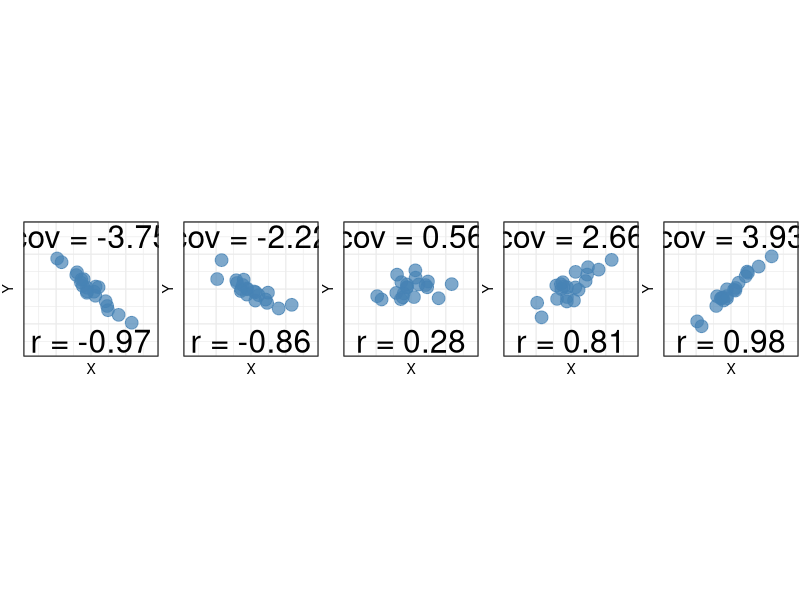
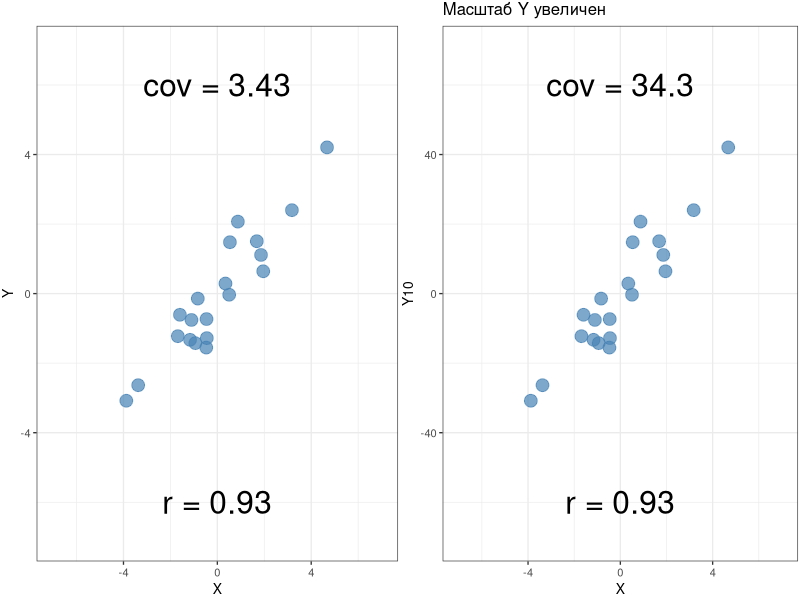
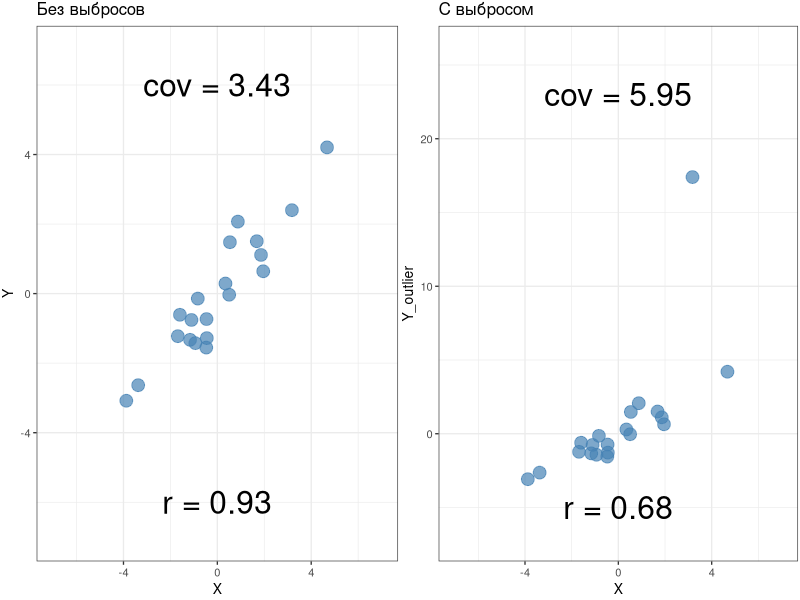
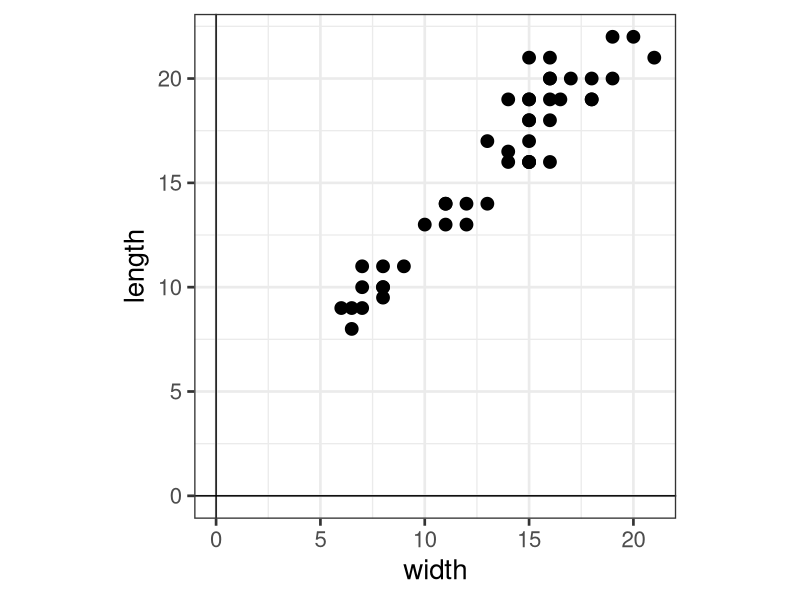
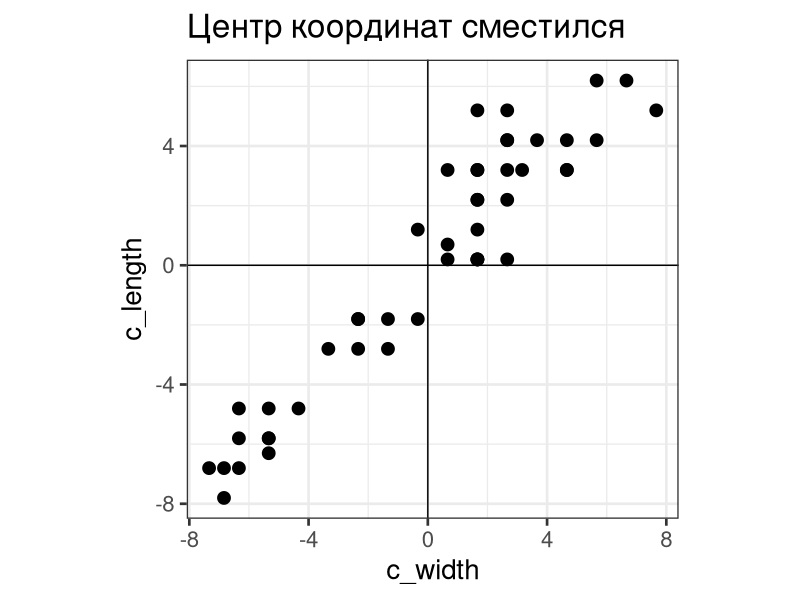
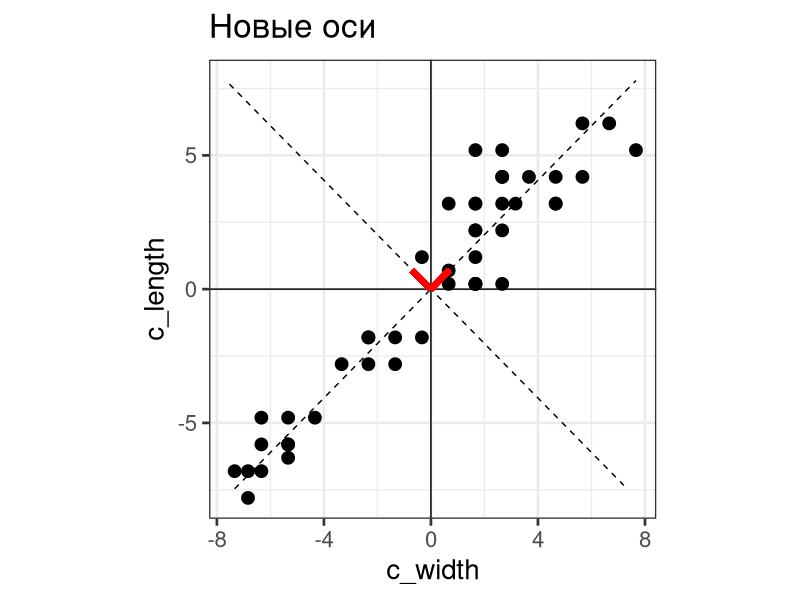
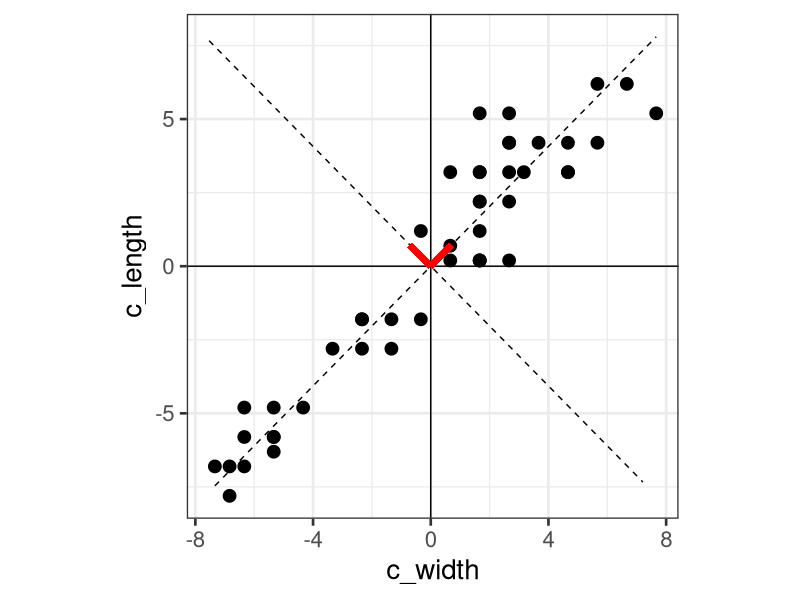
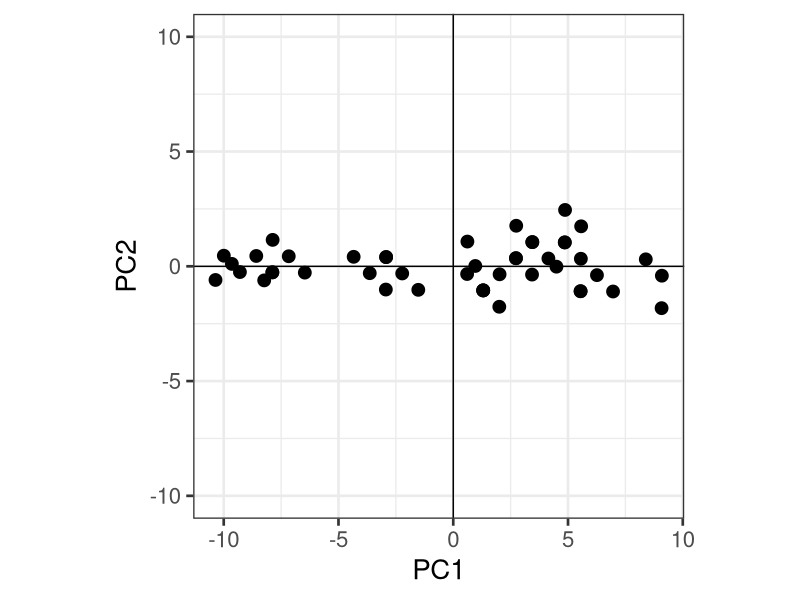

Write the R code that produced these figures, in order.
## ---- chunk 1
#-- RUN THE FRAGMENT BETWEEN LINES BEFORE COMPILING MARKDOWN
# to configure markdown parsing
options(markdown.extensions = c("no_intra_emphasis", "tables", "fenced_code", "autolink", "strikethrough", "lax_spacing", "space_headers", "latex_math"))
#------
# output options
options(width = 70, scipen = 6, digits = 3)

# to render cyrillics in plots use cairo pdf
options(device = function(file, width = 7, height = 7, ...) {
 cairo_pdf(tempfile(), width = width, height = height, ...)
 })
library(knitr)
# chunk default options
opts_chunk$set(fig.align='center', tidy = FALSE, fig.width = 5, fig.height = 5, warning=FALSE, warning=FALSE, message=FALSE, cache = FALSE)
## ---- chunk 2
library(ggplot2)
library(grid)
theme_set(theme_bw(base_size = 10) + theme(legend.key = element_blank()))
update_geom_defaults("point", list(shape = 19, size = 4))
library(gridExtra)
## ---- chunk 3
A <- matrix(c( 0,  0, 10,
               0,  5, 0,
               40, 0, 0  ), ncol = 3)
## ---- chunk 4
A %*% t(A)
## ---- chunk 5
normA <-  matrix(c( 0,  0, 1,
                    0,  1, 0,
                    1,  0, 0  ), ncol = 3)
## ---- chunk 6
solve(normA)
## ---- chunk 7
t(normA)
## ---- chunk 8
set.seed(12345)
Dat <- data.frame(Sp1 = round(rnorm(7, 150, 5)), Sp2 = round(rnorm(7, 150, 5)), Sp3 = round(rnorm(7, 150, 5)), Sp4 = round(rnorm(7, 150, 5)), Sp5 = round(rnorm(7, 150, 5)) ) 
rownames(Dat) <- c("Sample1", "Sample2", "Sample3", "Sample4", "Sample5", "Sample6", "Sample7" )
Dat
## ---- chunk 9
A <- round(cor(Dat), 2)
A
## ---- chunk 10
EIG <- eigen(A)
L <- EIG$values #Вектор собственных чисел
V <- EIG$vectors #Матрица собственных векторов
## ---- chunk 11
round(t(V) - solve(V))
## ---- chunk 12
A
## ---- chunk 13
round(V %*% diag(L) %*% t(V), 2)

## ---- chunk 14
# Function adapted from http://stats.stackexchange.com/a/15035/21302
# returns a data frame of two variables which correlate with a population correlation of rho
# If desired, one of both variables can be fixed to an existing variable by specifying x
getBiCop <- function(n, rho, mar.fun=rnorm, x = NULL, ...) {
     if (!is.null(x)) {X1 <- x} else {X1 <- mar.fun(n, ...)}
     if (!is.null(x) & length(x) != n) warning("Variable x does not have the same length as n!")
     C <- matrix(rho, nrow = 2, ncol = 2)
     diag(C) <- 1
     C <- chol(C)
     X2 <- mar.fun(n)
     X <- cbind(X1,X2)
     # induce correlation (does not change X1)
     df <- X %*% C
     df <- as.data.frame(df)
     colnames(df) <- c("X", "Y")
     ## if desired: check results
     #all.equal(X1,X[,1])
     #cor(X)
     return(df)
}
corrs <- c(-0.9, -0.5, 0, 0.5, 0.9)
set.seed(245817)
dats <- lapply(corrs, getBiCop, n = 20, x = rnorm(20, sd = 1.7))

g_covr <- lapply(1:length(dats), function(i) ggplot(data = dats[[i]], aes(x = X, y = Y)) + geom_point(alpha = 0.7, colour = "steelblue") + coord_equal(xlim = c(-7, 7), ylim = c(-7, 7))+ theme(axis.text = element_blank(), axis.ticks = element_blank(), plot.margin = unit(c(0.5, 0.5, 0.5, 0.5), "mm"), axis.ticks.margin = unit(0, "mm"), panel.margin = unit(0.5, "mm")) + annotate(geom = "text", x = 0, y = 6, label = paste("cov =", round(cov(dats[[i]]$X, dats[[i]]$Y), 2)), size = 8) + annotate(geom = "text", x = 0, y = -6, label = paste("r =", round(cor(dats[[i]]$X, dats[[i]]$Y), 2)), size = 8))

grid.arrange(g_covr[[1]], g_covr[[2]], g_covr[[3]], g_covr[[4]], g_covr[[5]], nrow = 1)
## ---- chunk 15
set.seed(245817)
dat_scale <- getBiCop(n = 20, rho = 0.8, x = rnorm(20, sd = 1.7))
dat_scale$Y10 <- dat_scale$Y*10

g_scat <- ggplot(data = dat_scale, aes(x = X, y = Y)) +
    geom_point(alpha = 0.7, colour = "steelblue") + 
    coord_cartesian(xlim = c(-7, 7), ylim = c(-7, 7))+ 
    theme(plot.margin = unit(c(0.5, 0.5, 0.5, 0.5), "mm"), panel.margin = unit(0.5, "mm")) 

g_unscaled <- g_scat + 
    annotate(geom = "text", x = 0, y = 6, label = paste("cov =", round(cov(dat_scale$X, dat_scale$Y), 2)), size = 8) + 
    annotate(geom = "text", x = 0, y = -6, label = paste("r =", round(cor(dat_scale$X, dat_scale$Y), 2)), size = 8)

g_scaled <- g_scat + aes(y = Y10) + coord_cartesian(xlim = c(-7, 7), ylim = c(-70, 70)) + 
    annotate(geom = "text", x = 0, y = 60, label = paste("cov =", round(cov(dat_scale$X, dat_scale$Y10), 2)), size = 8) + 
    annotate(geom = "text", x = 0, y = -60, label = paste("r =", round(cor(dat_scale$X, dat_scale$Y10), 2)), size = 8)

grid.arrange(g_unscaled + ggtitle(""), g_scaled + ggtitle("Масштаб Y увеличен"), nrow = 1)
## ---- chunk 16
dat_scale$Y_outlier <- dat_scale$Y
dat_scale <- dat_scale[order(dat_scale$Y_outlier), ]
dat_scale$Y_outlier[19] <- dat_scale$Y[19] + 15

g_scat_out <- g_scat %+% dat_scale + aes(y = Y_outlier) + coord_cartesian(xlim = c(-7, 7), ylim = c(-7, 26)) + 
    annotate(geom = "text", x = 0, y = 23, label = paste("cov =", round(cov(dat_scale$X, dat_scale$Y_outlier), 2)), size = 8) + 
    annotate(geom = "text", x = 0, y = -5, label = paste("r =", round(cor(dat_scale$X, dat_scale$Y_outlier), 2)), size = 8)

grid.arrange(g_unscaled + ggtitle("Без выбросов"), g_scat_out + ggtitle("С выбросом"), nrow = 1)
## ---- chunk 17
jelly <- read.delim("data/jellyfish.csv")
library(ggplot2)
theme_set(theme_bw(base_size = 20) + theme(legend.key = element_blank()))
update_geom_defaults("point", list(shape = 19, size = 4))
p_raw <- ggplot(jelly, aes(x = width, y = length)) + 
  geom_point() + 
  geom_hline(yintercept = 0) + 
  geom_vline(xintercept = 0) + 
  coord_equal()
## ---- chunk 18
head(jelly, 10)
## ---- chunk 19
p_raw
## ---- chunk 20
jelly$c_width <- jelly$width - mean(jelly$width)
jelly$c_length <- jelly$length - mean(jelly$length)
jelly <- jelly[order(jelly$c_width), ]
# library(dplyr)
# jelly <- jelly %>% 
#   mutate(c_width = width - mean(width),
#          c_length = length - mean(length))

p_centered <- ggplot(jelly, aes(x = c_width, y = c_length)) + 
  geom_point() + 
  geom_hline(yintercept = 0) + 
  geom_vline(xintercept = 0) + 
  coord_equal()
## ---- chunk 21
head(jelly[, c(1, 4:5)], 10)
## ---- chunk 22
p_centered + ggtitle("Центр координат сместился")
## ---- chunk 23
#covariance and new axes
Covar <- cov(jelly[, c("c_width", "c_length")])
eigen_values <- eigen(Covar)$values
eigen_vectors <- eigen(Covar)$vectors


jelly$pc_axis1 <- eigen_vectors[2,1]/eigen_vectors[1,1] * jelly$c_width
jelly$pc_axis2 <- eigen_vectors[2,2]/eigen_vectors[1,2] * jelly$c_width


# plot of future axes
p_futureax <- ggplot(jelly, aes(x = c_width, y = c_length)) + 
  geom_point() + 
  geom_hline(yintercept = 0) + 
  geom_vline(xintercept = 0) +
  geom_line(aes(x = c_width, y = pc_axis1), linetype = "dashed") +
  geom_line(aes(x = pc_axis2, y = c_width), linetype = "dashed") + 
  coord_equal() +
  geom_segment(aes(x = 0, y = 0, xend = eigen_vectors[1, 1], yend = eigen_vectors[2,1]), colour = "red", size = 2) + 
  geom_segment(aes(x = 0, y = 0, xend = eigen_vectors[1, 2], yend = eigen_vectors[2,2]), colour = "red", size = 2)
## ---- chunk 24
Covar
## ---- chunk 25
eigen_values
## ---- chunk 26
eigen_vectors
## ---- chunk 27
p_futureax + ggtitle("Новые оси")
## ---- chunk 28
p_futureax
# p_futureax + 
#   geom_line(aes(x = c_width, y = predict(lm(c_length ~ c_width))), colour = "red", size = 1) + 
#   geom_line(aes(x = predict(lm(c_width ~ c_length)), y = c_length), colour = "steelblue", size = 1)
## ---- chunk 29
# row_feature_vec <- t(eigen_vectors)
# row_data_centered <- t(jelly[, 4:5])
# findat <- row_feature_vec %*% row_data_centered
# fincoord <- as.data.frame(t(findat))

fincoord <- as.matrix(jelly[,4:5]) %*% eigen_vectors

fincoord <- as.data.frame(fincoord)

colnames(fincoord) <- c("PC1", "PC2")

p_rotated <- ggplot(fincoord, aes(x = PC1, y = PC2)) +
  geom_point() +   
  geom_hline(yintercept = 0) + 
  geom_vline(xintercept = 0) + 
  coord_equal(ratio = 1, ylim = c(-10, 10))

p_rotated


# Можно добыть данные обратно
# row_data_backtransformed <- t(row_feature_vec) %*% findat
# row_data_orig <- t(row_feature_vec) %*% findat + orig_mean

# То же самое в vegan
# Вектора масштабированы
# library(vegan)
# jelly_pca <- rda(jelly[, 4:5], scale = TRUE)
# biplot(jelly_pca) 
# spec <- as.data.frame(scores(jelly_pca, display=c("sites"), scaling = 3))
# vars <- as.data.frame(scores(jelly_pca, display=c("species"), scaling = 3))
# p_rotated + geom_segment(data = jelly_vars, aes(x = 0, y = 0, xend = PC1, yend = PC2, label = rownames(jelly_vars))) + coord_equal(xlim = c(-3.5, 4.5), ylim = c(-1, 1))
## ---- chunk 30
SVD <-svd(jelly[,4:5])
U <- SVD$u
V <- SVD$v
D <- SVD$d
## ---- chunk 31
eigen_vectors
## ---- chunk 32
V
## ---- chunk 33
qplot(fincoord$PC1, U %*% diag(D) [,1], geom = "point") + labs(x="PC1")
## ---- chunk 34
p_rotated + 
  aes(colour = jelly$location) + 
  scale_color_brewer("Location", palette = "Set1") +
  coord_equal()
## ---- chunk 35
#library(XLConnect, quietly = TRUE)
# protein <- readWorksheetFromFile(file="protein.xls", sheet = 1)
protein <- read.table(file="data/protein.csv", sep="\t", dec=".", header=TRUE)
protein$region <- factor(protein$region)
rownames(protein) <- protein$country
head(protein)
## ---- chunk 36
library(vegan)
ord_nmds <- metaMDS(protein[, 3:ncol(protein)], distance = "euclidean", trace = 0)
ef <- envfit(ord_nmds, protein[, 3:ncol(protein)])
plot(ord_nmds, display = "site", type = "t", cex = 0.8)
plot(ef)
## ---- chunk 37
prot_pca <- rda(protein[, -c(1, 2)], scale = TRUE)
## ---- chunk 38
eigenvals(prot_pca) # собственные числа
bstick(prot_pca) # ожидаемое по Brocken Stick Model
## ---- chunk 39
# Вам понадобятся
# geom_line(aes(group = 1))
# geom_point()
## ---- chunk 40
screeplot(prot_pca, type = "lines", bstick = TRUE) # график собственных чисел

## ---- chunk 41
# Данные для ggplot
eig <- data.frame(pc = factor(1:length(eigenvals(prot_pca))),
           eigenval = as.vector(eigenvals(prot_pca)), 
           bstick = bstick(prot_pca))
# График
eig_p_kaiser <- ggplot(eig, aes(x = pc, y = eigenval)) + 
  geom_line(aes(group = 1), colour = "red") + geom_point(colour = "red") + 
  geom_hline(yintercept = mean(eigenvals(prot_pca)), colour = "gray70") +
  labs(x = "Компоненты", y = "Собственные числа")
# график с brocken stick model
eig_p_bstick <- eig_p_kaiser + 
  geom_line(aes(x = pc, y = bstick, group = 1)) + 
  geom_point(aes(x = pc, y = bstick))

eig_p_bstick

## ---- chunk 42
scores(prot_pca, display = "species", 
       choices = c(1, 2, 3), scaling = 0)
## ---- chunk 43
scores(prot_pca, display = "species", 
       choices = c(1, 2, 3), scaling = 0)
## ---- chunk 44
df <- data.frame(
  scaling = c("1", "2", "3", "0"),
  bip = c("биплот расстояний", "биплот корреляций", "", ""),
  scaled = c("координаты объектов масштабированы (х корень из соб. чисел)", "координаты признаков масштабированы (х корень из соб. чисел)", "масштабированы координаты объектов и признаков (х корень 4-й степени из соб. чисел)", "нет масштабирования"),
  dist = c("апроксимируют евклидовы", "НЕ апроксимируют евклидовы", "", ""),
  ang = c("нет смысла", "отражают корреляции", "", "")
  )

colnames(df) <- c("scaling", "Название графика", "Масштаб", "Расстояния между объектами", "Углы между векторами")

kable(df)
## ---- chunk 45
scores(prot_pca, display = "species", 
       choices = c(1, 2, 3), scaling = 2)
## ---- chunk 46
biplot(prot_pca, display = "species", scaling = 2)
## ---- chunk 47
df_load <- as.data.frame(scores(prot_pca, display = "species", 
                                choices = c(1, 2, 3), scaling = 2))
# поправки для размещения подписей
df_load$hjust[df_load$PC1 >= 0] <- -0.1
df_load$hjust[df_load$PC1 < 0] <- 1
df_load$vjust[df_load$PC2 >= 0] <- -0.1
df_load$vjust[df_load$PC2 < 0] <- 1
library(grid) # для стрелочек
ar <- arrow(length = unit(0.25, "cm"))

p_load <- ggplot(df_load) + 
  geom_text(aes(x = PC1, y = PC2, label = rownames(df_load)), 
            size = 5, vjust = df_load$vjust, hjust = df_load$hjust) + 
  geom_segment(aes(x = 0, y = 0, xend = PC1, yend = PC2), 
               colour = "grey40", arrow = ar) + 
  coord_equal(xlim = c(-1.9, 1.9), ylim = c(-1.9, 1.9))
p_load
## ---- chunk 48
# Значения факторов (= факторные координаты)
head(scores(prot_pca, display = "sites", choices = c(1, 2, 3), scaling = 1))
## ---- chunk 49
biplot(prot_pca, display = "sites")
## ---- chunk 50
df_scores <- data.frame(protein[, 1:2],
  scores(prot_pca, display = "sites", choices = c(1, 2, 3), scaling = 1))

p_scores <- ggplot(df_scores, aes(x = PC1, y = PC2, colour = region)) + geom_point() + 
  geom_text(aes(label = country), hjust = 1, vjust = -1) + 
  coord_equal(xlim = c(-1.4, 1.4), ylim = c(-1.4, 1.4))
p_scores
## ---- chunk 51
library(gridExtra)
grid.arrange(p_load, p_scores, ncol = 2, widths = c(0.42, 0.58))
## ---- chunk 52
nMDS <- ggplot(as.data.frame(metaMDS(protein[, -c(1:2)])$points), aes(x=MDS1, y=MDS2)) + geom_point(aes(color = protein$region))

## ---- chunk 53

grid.arrange(p_scores, nMDS, nrow = 2)
## ---- chunk 54
# Значения факторов (= факторные координаты)
head(scores(prot_pca, display = "sites", 
       choices = c(1, 2, 3), scaling = 1))
## ---- chunk 55
# Значения факторов (= факторные координаты)
df <- data.frame(region = protein$region,
  scores(prot_pca, display = "sites", choices = c(1, 2, 3), scaling = 1))
mod <- lm(PC1 ~ region, data = df)
anova(mod)
## ---- chunk 56
mod_diag <- fortify(mod)
res_p <- ggplot(data = mod_diag, aes(x = .fitted, y = .stdresid)) + geom_point(aes(size = .cooksd)) + geom_hline(yintercept = 0) + geom_smooth(method="loess", se=FALSE) 
mean_val <- mean(mod_diag$.stdresid)
sd_val <- sd(mod_diag$.stdresid)
norm_p <- ggplot(mod_diag, aes(sample = .stdresid)) + geom_point(stat = "qq") + geom_abline(intercept = mean_val, slope = sd_val)
grid.arrange(res_p, norm_p, ncol = 2, widths = c(0.55, 0.45))
## ---- chunk 57
df$region <- reorder(df$region, df$PC1, FUN=mean)
ggplot(df, aes(x = region, y = PC1, colour = region)) + 
  stat_summary(geom = "pointrange", fun.data = "mean_cl_boot", size = 1) + 
  theme(axis.text.x = element_text(angle = 30, vjust = 1, hjust = 1)) 
## ---- chunk 58
TukeyHSD(aov(mod))
